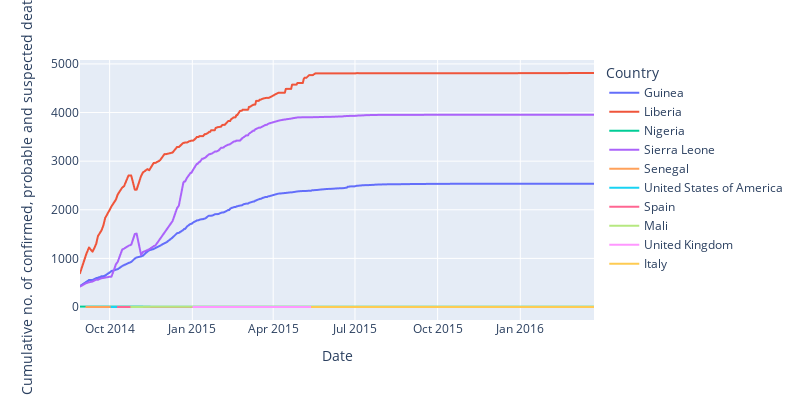

Here is the notebook cell this chart was saved with:
### Code cell
import plotly.express as px
fig = px.line(temp2, x="Date", y="Cumulative no. of confirmed, probable and suspected deaths", color='Country',width=800, height=400)
fig.show()

### Figure 1 — Plotly figure (JSON) as saved in the notebook; plotly's stock layout.template omitted (floating-point values rounded to 4 significant figures; data arrays with more than 128 entries replaced by an {"elided": "..."} marker saying what was removed)
{"data": [{"hovertemplate": "Country=Guinea<br>Date=%{x}<br>Cumulative no. of confirmed, probable and suspected deaths=%{y}<extra></extra>", "legendgroup": "Guinea", "line": {"color": "#636efa", "dash": "solid"}, "mode": "lines", "name": "Guinea", "showlegend": true, "type": "scattergl", "x": {"elided": "259 str values"}, "xaxis": "x", "y": {"elided": "259 int values"}, "yaxis": "y"}, {"hovertemplate": "Country=Liberia<br>Date=%{x}<br>Cumulative no. of confirmed, probable and suspected deaths=%{y}<extra></extra>", "legendgroup": "Liberia", "line": {"color": "#EF553B", "dash": "solid"}, "mode": "lines", "name": "Liberia", "showlegend": true, "type": "scattergl", "x": {"elided": "259 str values"}, "xaxis": "x", "y": {"elided": "259 int values"}, "yaxis": "y"}, {"hovertemplate": "Country=Nigeria<br>Date=%{x}<br>Cumulative no. of confirmed, probable and suspected deaths=%{y}<extra></extra>", "legendgroup": "Nigeria", "line": {"color": "#00cc96", "dash": "solid"}, "mode": "lines", "name": "Nigeria", "showlegend": true, "type": "scattergl", "x": {"elided": "255 str values"}, "xaxis": "x", "y": {"elided": "255 int values"}, "yaxis": "y"}, {"hovertemplate": "Country=Sierra Leone<br>Date=%{x}<br>Cumulative no. of confirmed, probable and suspected deaths=%{y}<extra></extra>", "legendgroup": "Sierra Leone", "line": {"color": "#ab63fa", "dash": "solid"}, "mode": "lines", "name": "Sierra Leone", "showlegend": true, "type": "scattergl", "x": {"elided": "259 str values"}, "xaxis": "x", "y": {"elided": "259 int values"}, "yaxis": "y"}, {"hovertemplate": "Country=Senegal<br>Date=%{x}<br>Cumulative no. of confirmed, probable and suspected deaths=%{y}<extra></extra>", "legendgroup": "Senegal", "line": {"color": "#FFA15A", "dash": "solid"}, "mode": "lines", "name": "Senegal", "showlegend": true, "type": "scattergl", "x": {"elided": "254 str values"}, "xaxis": "x", "y": {"elided": "254 int values"}, "yaxis": "y"}, {"hovertemplate": "Country=United States of America<br>Date=%{x}<br>Cumulative no. of confirmed, probable and suspected deaths=%{y}<extra></extra>", "legendgroup": "United States of America", "line": {"color": "#19d3f3", "dash": "solid"}, "mode": "lines", "name": "United States of America", "showlegend": true, "type": "scattergl", "x": {"elided": "245 str values"}, "xaxis": "x", "y": {"elided": "245 int values"}, "yaxis": "y"}, {"hovertemplate": "Country=Spain<br>Date=%{x}<br>Cumulative no. of confirmed, probable and suspected deaths=%{y}<extra></extra>", "legendgroup": "Spain", "line": {"color": "#FF6692", "dash": "solid"}, "mode": "lines", "name": "Spain", "showlegend": true, "type": "scattergl", "x": {"elided": "243 str values"}, "xaxis": "x", "y": {"elided": "243 int values"}, "yaxis": "y"}, {"hovertemplate": "Country=Mali<br>Date=%{x}<br>Cumulative no. of confirmed, probable and suspected deaths=%{y}<extra></extra>", "legendgroup": "Mali", "line": {"color": "#B6E880", "dash": "solid"}, "mode": "lines", "name": "Mali", "showlegend": true, "type": "scattergl", "x": {"elided": "243 str values"}, "xaxis": "x", "y": {"elided": "243 int values"}, "yaxis": "y"}, {"hovertemplate": "Country=United Kingdom<br>Date=%{x}<br>Cumulative no. of confirmed, probable and suspected deaths=%{y}<extra></extra>", "legendgroup": "United Kingdom", "line": {"color": "#FF97FF", "dash": "solid"}, "mode": "lines", "name": "United Kingdom", "showlegend": true, "type": "scattergl", "x": {"elided": "221 str values"}, "xaxis": "x", "y": {"elided": "221 int values"}, "yaxis": "y"}, {"hovertemplate": "Country=Italy<br>Date=%{x}<br>Cumulative no. of confirmed, probable and suspected deaths=%{y}<extra></extra>", "legendgroup": "Italy", "line": {"color": "#FECB52", "dash": "solid"}, "mode": "lines", "name": "Italy", "showlegend": true, "type": "scattergl", "x": {"elided": "141 str values"}, "xaxis": "x", "y": {"elided": "141 int values"}, "yaxis": "y"}], "layout": {"height": 400, "legend": {"title": {"text": "Country"}, "tracegroupgap": 0}, "margin": {"t": 60}, "width": 800, "xaxis": {"anchor": "y", "domain": [0, 1], "title": {"text": "Date"}}, "yaxis": {"anchor": "x", "domain": [0, 1], "title": {"text": "Cumulative no. of confirmed, probable and suspected deaths"}}}}
